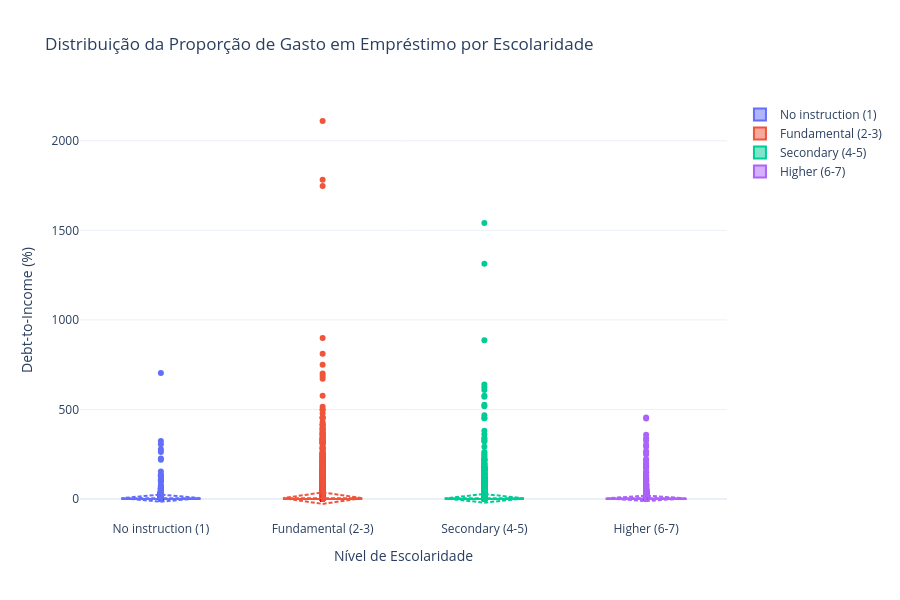

The code cell stored with this chart in its notebook:
### Markdown cell above
### 5.2.7 Debt-to-income ratio distribution (box plots)

### Code cell
fig_distribution = plotly_figs.debt_ratio_distribution_by_education(pdf, save=True)
fig_distribution.show()

### Figure 1 — Plotly figure (JSON) as saved in the notebook; plotly's stock layout.template omitted (floating-point values rounded to 4 significant figures; data arrays with more than 128 entries replaced by an {"elided": "..."} marker saying what was removed)
{"data": [{"boxmean": "sd", "name": "No instruction (1)", "type": "box", "y": {"elided": "3279 float values"}}, {"boxmean": "sd", "name": "Fundamental (2-3)", "type": "box", "y": {"elided": "25024 float values"}}, {"boxmean": "sd", "name": "Secondary (4-5)", "type": "box", "y": {"elided": "19943 float values"}}, {"boxmean": "sd", "name": "Higher (6-7)", "type": "box", "y": {"elided": "9719 float values"}}], "layout": {"font": {"size": 12}, "height": 600, "hovermode": "closest", "title": {"text": "Distribuição da Proporção de Gasto em Empréstimo por Escolaridade"}, "xaxis": {"title": {"text": "Nível de Escolaridade"}}, "yaxis": {"title": {"text": "Debt-to-Income (%)"}}}}
